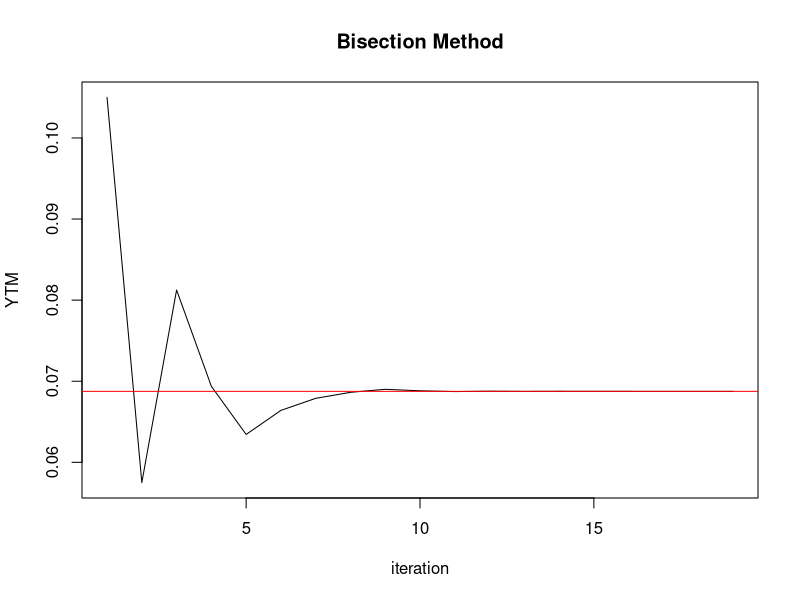

R code for this plot:
# Bisection Method를 이용한 이표채권의 YTM 계산

rm(list=ls()) #clearing of datasets in Rstudio Environment
rm(list=lsf.str())
rm(list=setdiff(ls(), lsf.str()))
dev.off()     #clearing of plots in Rstudio
cat("\014")   #clearing of console in Rstudio


## 문제
F.val <- 100    #액면
T.val <- 3      #(잔존)만기
c.val <- 0.1    #이표율
m.val <- 1      #연 이자지급 횟수 
P.val <- 108.22 #채권가격

bond.price <- function(T,c,y,m){ #채권가격 계산함수
  #Output: bond price. Assume notional is 1.
  #Inputs:
  # T = maturity(year) 
  # c = coupon rate
  # y = YTM
  # m = frequency. Default is Semi-annual.
  
  r <- 1/(1+y/m)
  n <- T*m       #총 이자부리 횟수
  dfs <- r^(1:n) #할인계수 벡터
  cfs <- c(rep(c/m,n-1), c/m+1)
  ans <- sum(dfs*cfs)
  #  ans <- t(dfs)%*%cfs #결과 동일
}

f <- function(y) { #목적함수
  F.val*bond.price(T=T.val, c=c.val, y, m=m.val) #R에서 변수선언은 기본적으로 전역변수임을 이용
}
k <- P.val      #목적값

## Bisection Method
# 사전 세팅
tol <- 1e-5 #f(x) 기준의 허용오차
maxiter <- 50
lower0 <- 0.01; #lower bound
upper0 <- 0.20  #higher bound
Result <- matrix(NA,maxiter,2) #x의 수렴과정을 저장하는 행렬. NA로 초기화


# 알고리즘 실행
lower <- lower0
upper <- upper0
x <- (lower + upper)/2
iter <- 1
Result[1,] <- c(iter, x) #초기값 저장
while(abs(f(x)-k)>tol & iter<maxiter){ #미지수는 x. 나머지 입력변수는 주어진 값.
  lower <- ifelse((f(upper)-k)*(f(x)-k)<0, x, lower)
  upper <- ifelse((f(lower)-k)*(f(x)-k)<0, x, upper)
  x <- (lower + upper)/2

  iter <- iter + 1
  print(paste0("iter=",iter, ", x=",x)) #진행상태 출력
  Result[iter,] <- c(iter, x) #진행상태 저장
}
x
print(f(x)) #검산


## 그래프로 결과 살펴보기
Result1 <- Result[is.na(Result[,1])==F,] #iteration 돌지 않은 부분 버리기
plot(Result1, type='l', main='Bisection Method', xlab='iteration', ylab='YTM')
abline(h=x, col='red') #수렴값 겹쳐 그리기

